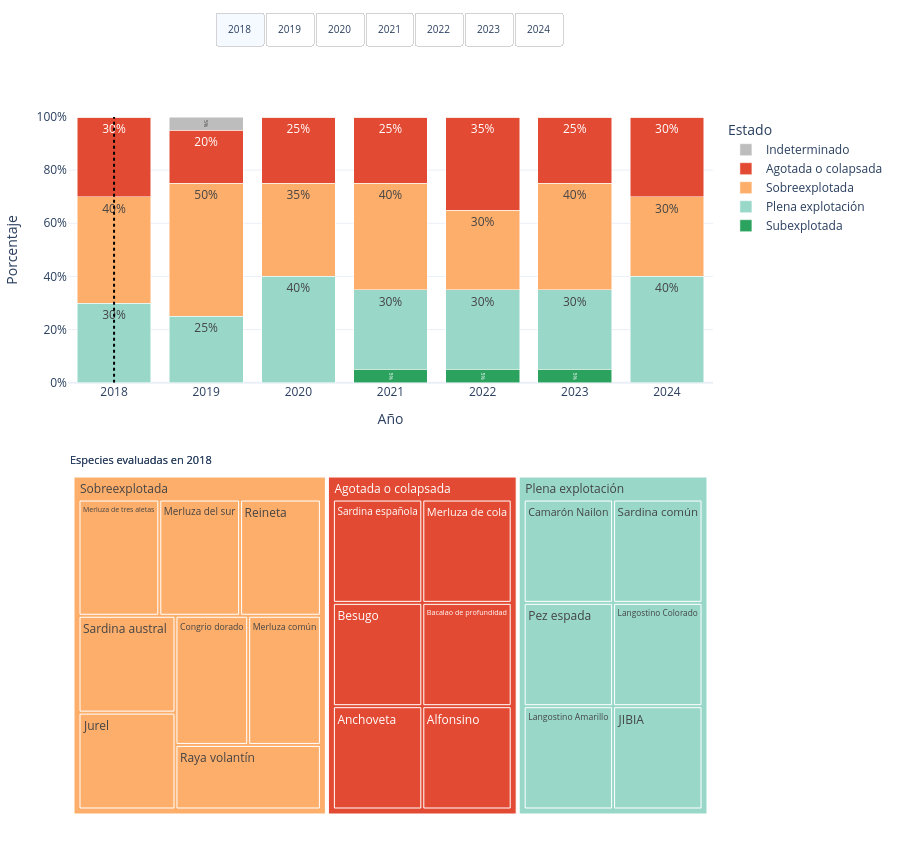

Notebook cell for this chart:
### Markdown cell above
## Brechas
Una de las principales limitaciones identificadas para el cálculo y seguimiento de este indicador es la ausencia de una fuente de datos dinámica y estructurada que permita realizar consultas automatizadas sobre el estado de las pesquerías a nivel nacional. Si bien la Subsecretaría de Pesca y Acuicultura (SUBPESCA) y el Instituto de Fomento Pesquero (IFOP) generan evaluaciones periódicas del estado de las pesquerías, la información consolidada se publica principalmente a través de informes técnicos o reportes institucionales, lo que dificulta su integración directa en flujos de procesamiento automatizados para el monitoreo de indicadores. El desarrollo de infraestructuras de datos abiertos y servicios de consulta interoperables (por ejemplo, APIs o repositorios de datos estructurados) permitiría mejorar significativamente la trazabilidad, actualización y reproducibilidad del indicador. Avanzar en esta dirección facilitaría la integración de los resultados de evaluación de pesquerías en sistemas nacionales de monitoreo de biodiversidad y en futuros ciclos de reporte del Convenio sobre la Diversidad Biológica.
Actualmente, la sistematización utilizada para este reporte se basa en datos compilados en el Reporte del Estado del Medio Ambiente 2025 (SINIA), que actúa como una fuente consolidada de información. Sin embargo, este mecanismo no permite consultas programáticas ni actualizaciones automáticas del indicador a partir de los registros primarios de evaluación de pesquerías.

### Code cell
import pandas as pd
import plotly.graph_objects as go
import plotly.express as px
from plotly.subplots import make_subplots

# =========================================================
# 1) Datos para barras apiladas
# =========================================================
df_bar = tabla_prop_fmt.copy()

if "Estatus_std" in df_bar.columns:
    df_bar = df_bar.drop(columns="Estatus_std")

df_long = df_bar.melt(
    id_vars="Año",
    var_name="Estado",
    value_name="Porcentaje"
)
df_long["Año"] = pd.to_numeric(df_long["Año"], errors="coerce")
orden_estatus = [
    "Subexplotada",
    "Plena explotación",
    "Sobreexplotada",
    "Agotada o colapsada",
    "Indeterminado"
]

colores = {
    "Subexplotada": "#2ca25f",
    "Plena explotación": "#99d8c9",
    "Sobreexplotada": "#fdae6b",
    "Agotada o colapsada": "#e34a33",
    "Indeterminado": "#bdbdbd"
}

df_long["Estado"] = pd.Categorical(
    df_long["Estado"],
    categories=orden_estatus,
    ordered=True
)

df_long = df_long.sort_values(["Año", "Estado"])

# =========================================================
# 2) Datos para treemap
# =========================================================
df_tree = df_csv_all.copy()
df_tree.columns = df_tree.columns.str.strip()

rename_map = {}
if "species" in df_tree.columns:
    rename_map["species"] = "Especie"
if "estatus" in df_tree.columns:
    rename_map["estatus"] = "Estatus"

df_tree = df_tree.rename(columns=rename_map)

df_tree["Especie"] = df_tree["Especie"].astype(str).str.strip()

df_tree["Estatus_std"] = (
    df_tree["Estatus"]
    .astype(str)
    .str.strip()
    .replace({
        "Sobrexplotada": "Sobreexplotada",
        "Sobre explotada": "Sobreexplotada"
    })
)

df_tree["source_file"] = pd.to_numeric(df_tree["source_file"], errors="coerce")
df_tree = df_tree.dropna(subset=["source_file", "Especie", "Estatus_std"]).copy()
df_tree["source_file"] = df_tree["source_file"].astype(int)

df_tree = df_tree.drop_duplicates(subset=["source_file", "Especie", "Estatus_std"])
df_tree["n"] = 1

# Mantener orden para ordenar datos, pero no usar dtype categórico dentro de px.treemap
df_tree["orden_estado"] = pd.Categorical(
    df_tree["Estatus_std"],
    categories=orden_estatus,
    ordered=True
)

df_tree = df_tree.sort_values(["source_file", "orden_estado", "Especie"])
anios = sorted(df_tree["source_file"].unique())
anios_str = [str(a) for a in anios]

# =========================================================
# 3) Figura combinada
# =========================================================
fig = make_subplots(
    rows=2,
    cols=1,
    specs=[[{"type": "xy"}], [{"type": "domain"}]],
    row_heights=[0.42, 0.58],
    vertical_spacing=0.10,
    subplot_titles=(
        "Estado de explotación de pesquerías por año",
        f"Especies por categoría de explotación ({anios[0]})"
    )
)

# -------------------------
# Panel superior: barras
# -------------------------
for estado in orden_estatus:
    sub = df_long[df_long["Estado"] == estado]
    fig.add_trace(
        go.Bar(
            x=sub["Año"],
            y=sub["Porcentaje"],
            name=estado,
            marker_color=colores[estado],
            text=sub["Porcentaje"],
            texttemplate="%{text:.0f}%",
            textposition="inside",
            hovertemplate=(
                "<b>Año:</b> %{x}<br>"
                "<b>Estado:</b> " + str(estado) + "<br>"
                "<b>Porcentaje:</b> %{y:.1f}%<extra></extra>"
            )
        ),
        row=1, col=1
    )

# -------------------------
# Panel inferior: un treemap por año
# -------------------------
n_bar_traces = len(orden_estatus)

for i, anio in enumerate(anios):
    sub = df_tree[df_tree["source_file"] == anio].copy()

    # limpieza robusta para treemap
    sub["Estatus_std"] = sub["Estatus_std"].astype(str).str.strip()
    sub["Especie"] = sub["Especie"].astype(str).str.strip()
    sub = sub.replace({"": pd.NA, "nan": pd.NA, "None": pd.NA})
    sub = sub.dropna(subset=["Estatus_std", "Especie", "n"])
    sub = sub.sort_values(["orden_estado", "Especie"])

    fig_tmp = px.treemap(
        sub,
        path=["Estatus_std", "Especie"],
        values="n",
        color="Estatus_std",
        color_discrete_map=colores
    )

    trace = fig_tmp.data[0]
    trace.visible = (i == 0)

    fig.add_trace(trace, row=2, col=1)

# =========================================================
# 4) Botones por año
# =========================================================
botones = []

for i, anio in enumerate(anios):
    visibles = [True] * n_bar_traces + [False] * len(anios)
    visibles[n_bar_traces + i] = True

    n_especies = df_tree[df_tree["source_file"] == anio]["Especie"].nunique()

    botones.append(
        dict(
            label=str(anio),
            method="update",
            args=[
                {"visible": visibles},
                {
                    "annotations": [
                        dict(
                            x=0,
                            y=0.5,
                            xref="paper",
                            yref="paper",
                            text=f"Especies evaluadas en {anio}",
                            showarrow=False,
                            xanchor="left",
                            font=dict(size=11)
                        )
                    ],
                    "shapes": [
    dict(
        type="line",
        x0=anio,
        x1=anio,
        y0=0,
        y1=100,
        xref="x1",
        yref="y1",
        line=dict(color="black", width=2, dash="dot")
    )
]
                }
            ]
        )
    )

# =========================================================
# 5) Ajustes finales
# =========================================================
anio0 = anios[0]
n_especies0 = df_tree[df_tree["source_file"] == anio0]["Especie"].nunique()

fig.update_traces(
    selector=dict(type="treemap"),
    textinfo="label",
    hovertemplate=(
        "<b>Estatus:</b> %{parent}<br>"
        "<b>Especie:</b> %{label}<br>"
        "<extra></extra>"
    ),
    root_color="white"
)

fig.update_layout(
    template="plotly_white",
    autosize=True,
    height=850,
    barmode="stack",
    hovermode="x unified",
    margin=dict(l=30, r=20, t=110, b=30),
    legend_title="Estado",
    xaxis=dict(
        title="Año",
        type="linear",
        tickmode="array",
        tickvals=anios,
        ticktext=[str(a) for a in anios],
        range=[min(anios) - 0.5, max(anios) + 0.5],
        showticklabels=True
    ),
    yaxis=dict(title="Porcentaje", range=[0, 100], ticksuffix="%"),
    updatemenus=[
        dict(
            type="buttons",
            direction="right",
            x=0.5,
            y=1.15,
            xanchor="center",
            yanchor="top",
            showactive=True,
            font=dict(size=10),
            bgcolor="white",
            bordercolor="lightgray",
            borderwidth=1,
            pad={"r": 4, "t": 0},
            buttons=botones
        )
    ],
    annotations=[
        dict(
            x=0,
            y=0.5,
            xref="paper",
            yref="paper",
            text=f"Especies evaluadas en {anio0}",
            showarrow=False,
            xanchor="left",
            font=dict(size=11)
        )
    ],
    shapes=[
        dict(
            type="line",
            x0=anio0,
            x1=anio0,
            y0=0,
            y1=100,
            xref="x1",
            yref="y1",
            line=dict(color="black", width=2, dash="dot")
        )
    ]
)

fig.show(config={"responsive": True})

### Figure 1 — Plotly figure (JSON) as saved in the notebook; plotly's stock layout.template omitted (floating-point values rounded to 4 significant figures)
{"data": [{"hovertemplate": "<b>Año:</b> %{x}<br><b>Estado:</b> Subexplotada<br><b>Porcentaje:</b> %{y:.1f}%<extra></extra>", "marker": {"color": "#2ca25f"}, "name": "Subexplotada", "text": [0.0, 0.0, 0.0, 5.0, 5.0, 5.0, 0.0], "textposition": "inside", "texttemplate": "%{text:.0f}%", "type": "bar", "x": [2018, 2019, 2020, 2021, 2022, 2023, 2024], "xaxis": "x", "y": [0.0, 0.0, 0.0, 5.0, 5.0, 5.0, 0.0], "yaxis": "y"}, {"hovertemplate": "<b>Año:</b> %{x}<br><b>Estado:</b> Plena explotación<br><b>Porcentaje:</b> %{y:.1f}%<extra></extra>", "marker": {"color": "#99d8c9"}, "name": "Plena explotación", "text": [30.0, 25.0, 40.0, 30.0, 30.0, 30.0, 40.0], "textposition": "inside", "texttemplate": "%{text:.0f}%", "type": "bar", "x": [2018, 2019, 2020, 2021, 2022, 2023, 2024], "xaxis": "x", "y": [30.0, 25.0, 40.0, 30.0, 30.0, 30.0, 40.0], "yaxis": "y"}, {"hovertemplate": "<b>Año:</b> %{x}<br><b>Estado:</b> Sobreexplotada<br><b>Porcentaje:</b> %{y:.1f}%<extra></extra>", "marker": {"color": "#fdae6b"}, "name": "Sobreexplotada", "text": [40.0, 50.0, 35.0, 40.0, 30.0, 40.0, 30.0], "textposition": "inside", "texttemplate": "%{text:.0f}%", "type": "bar", "x": [2018, 2019, 2020, 2021, 2022, 2023, 2024], "xaxis": "x", "y": [40.0, 50.0, 35.0, 40.0, 30.0, 40.0, 30.0], "yaxis": "y"}, {"hovertemplate": "<b>Año:</b> %{x}<br><b>Estado:</b> Agotada o colapsada<br><b>Porcentaje:</b> %{y:.1f}%<extra></extra>", "marker": {"color": "#e34a33"}, "name": "Agotada o colapsada", "text": [30.0, 20.0, 25.0, 25.0, 35.0, 25.0, 30.0], "textposition": "inside", "texttemplate": "%{text:.0f}%", "type": "bar", "x": [2018, 2019, 2020, 2021, 2022, 2023, 2024], "xaxis": "x", "y": [30.0, 20.0, 25.0, 25.0, 35.0, 25.0, 30.0], "yaxis": "y"}, {"hovertemplate": "<b>Año:</b> %{x}<br><b>Estado:</b> Indeterminado<br><b>Porcentaje:</b> %{y:.1f}%<extra></extra>", "marker": {"color": "#bdbdbd"}, "name": "Indeterminado", "text": [0.0, 5.0, 0.0, 0.0, 0.0, 0.0, 0.0], "textposition": "inside", "texttemplate": "%{text:.0f}%", "type": "bar", "x": [2018, 2019, 2020, 2021, 2022, 2023, 2024], "xaxis": "x", "y": [0.0, 5.0, 0.0, 0.0, 0.0, 0.0, 0.0], "yaxis": "y"}, {"branchvalues": "total", "customdata": [["Agotada o colapsada"], ["Agotada o colapsada"], ["Agotada o colapsada"], ["Agotada o colapsada"], ["Agotada o colapsada"], ["Agotada o colapsada"], ["Agotada o colapsada"], ["Plena explotación"], ["Plena explotación"], ["Plena explotación"], ["Plena explotación"], ["Plena explotación"], ["Plena explotación"], ["Plena explotación"], ["Sobreexplotada"], ["Sobreexplotada"], ["Sobreexplotada"], ["Sobreexplotada"], ["Sobreexplotada"], ["Sobreexplotada"], ["Sobreexplotada"], ["Sobreexplotada"], ["Sobreexplotada"]], "domain": {"x": [0, 1], "y": [0, 0.522]}, "hovertemplate": "<b>Estatus:</b> %{parent}<br><b>Especie:</b> %{label}<br><extra></extra>", "ids": ["Agotada o colapsada", "Agotada o colapsada/Sardina española", "Agotada o colapsada/Merluza de cola", "Agotada o colapsada/Besugo", "Agotada o colapsada/Bacalao de profundidad", "Agotada o colapsada/Anchoveta", "Agotada o colapsada/Alfonsino", "Plena explotación", "Plena explotación/Camarón Nailon", "Plena explotación/Sardina común", "Plena explotación/Pez espada", "Plena explotación/Langostino Colorado", "Plena explotación/Langostino Amarillo", "Plena explotación/JIBIA", "Sobreexplotada/Merluza de tres aletas", "Sobreexplotada/Merluza del sur", "Sobreexplotada", "Sobreexplotada/Reineta", "Sobreexplotada/Sardina austral", "Sobreexplotada/Jurel", "Sobreexplotada/Congrio dorado", "Sobreexplotada/Merluza común", "Sobreexplotada/Raya volantín"], "labels": ["Agotada o colapsada", "Sardina española", "Merluza de cola", "Besugo", "Bacalao de profundidad", "Anchoveta", "Alfonsino", "Plena explotación", "Camarón Nailon", "Sardina común", "Pez espada", "Langostino Colorado", "Langostino Amarillo", "JIBIA", "Merluza de tres aletas", "Merluza del sur", "Sobreexplotada", "Reineta", "Sardina austral", "Jurel", "Congrio dorado", "Merluza común", "Raya volantín"], "marker": {"colors": ["#e34a33", "#e34a33", "#e34a33", "#e34a33", "#e34a33", "#e34a33", "#e34a33", "#99d8c9", "#99d8c9", "#99d8c9", "#99d8c9", "#99d8c9", "#99d8c9", "#99d8c9", "#fdae6b", "#fdae6b", "#fdae6b", "#fdae6b", "#fdae6b", "#fdae6b", "#fdae6b", "#fdae6b", "#fdae6b"]}, "name": "", "parents": ["", "Agotada o colapsada", "Agotada o colapsada", "Agotada o colapsada", "Agotada o colapsada", "Agotada o colapsada", "Agotada o colapsada", "", "Plena explotación", "Plena explotación", "Plena explotación", "Plena explotación", "Plena explotación", "Plena explotación", "Sobreexplotada", "Sobreexplotada", "", "Sobreexplotada", "Sobreexplotada", "Sobreexplotada", "Sobreexplotada", "Sobreexplotada", "Sobreexplotada"], "root": {"color": "white"}, "textinfo": "label", "type": "treemap", "values": [6.0, 1.0, 1.0, 1.0, 1.0, 1.0, 1.0, 6.0, 1.0, 1.0, 1.0, 1.0, 1.0, 1.0, 1.0, 1.0, 8.0, 1.0, 1.0, 1.0, 1.0, 1.0, 1.0], "visible": true}, {"branchvalues": "total", "customdata": [["Agotada o colapsada"], ["Agotada o colapsada"], ["Agotada o colapsada"], ["Agotada o colapsada"], ["Agotada o colapsada"], ["Indeterminado"], ["Indeterminado"], ["Plena explotación"], ["Plena explotación"], ["Plena explotación"], ["Plena explotación"], ["Plena explotación"], ["Plena explotación"], ["Sobreexplotada"], ["Sobreexplotada"], ["Sobreexplotada"], ["Sobreexplotada"], ["Sobreexplotada"], ["Sobreexplotada"], ["Sobreexplotada"], ["Sobreexplotada"], ["Sobreexplotada"], ["Sobreexplotada"], ["Sobreexplotada"]], "domain": {"x": [0, 1], "y": [0, 0.522]}, "hovertemplate": "<b>Estatus:</b> %{parent}<br><b>Especie:</b> %{label}<br><extra></extra>", "ids": ["Agotada o colapsada/Sardina española", "Agotada o colapsada/Merluza de cola", "Agotada o colapsada/Besugo", "Agotada o colapsada/Alfonsino", "Agotada o colapsada", "Indeterminado", "Indeterminado/JIBIA", "Plena explotación", "Plena explotación/Camarón Nailon", "Plena explotación/Sardina común", "Plena explotación/Pez espada", "Plena explotación/Langostino Amarillo", "Plena explotación/Jurel", "Sobreexplotada/Merluza común", "Sobreexplotada/Merluza de tres aletas", "Sobreexplotada/Congrio dorado", "Sobreexplotada/Raya volantín", "Sobreexplotada/Reineta", "Sobreexplotada/Sardina austral", "Sobreexplotada/Bacalao de profundidad", "Sobreexplotada/Anchoveta", "Sobreexplotada", "Sobreexplotada/Langostino Colorado", "Sobreexplotada/Merluza del sur"], "labels": ["Sardina española", "Merluza de cola", "Besugo", "Alfonsino", "Agotada o colapsada", "Indeterminado", "JIBIA", "Plena explotación", "Camarón Nailon", "Sardina común", "Pez espada", "Langostino Amarillo", "Jurel", "Merluza común", "Merluza de tres aletas", "Congrio dorado", "Raya volantín", "Reineta", "Sardina austral", "Bacalao de profundidad", "Anchoveta", "Sobreexplotada", "Langostino Colorado", "Merluza del sur"], "marker": {"colors": ["#e34a33", "#e34a33", "#e34a33", "#e34a33", "#e34a33", "#bdbdbd", "#bdbdbd", "#99d8c9", "#99d8c9", "#99d8c9", "#99d8c9", "#99d8c9", "#99d8c9", "#fdae6b", "#fdae6b", "#fdae6b", "#fdae6b", "#fdae6b", "#fdae6b", "#fdae6b", "#fdae6b", "#fdae6b", "#fdae6b", "#fdae6b"]}, "name": "", "parents": ["Agotada o colapsada", "Agotada o colapsada", "Agotada o colapsada", "Agotada o colapsada", "", "", "Indeterminado", "", "Plena explotación", "Plena explotación", "Plena explotación", "Plena explotación", "Plena explotación", "Sobreexplotada", "Sobreexplotada", "Sobreexplotada", "Sobreexplotada", "Sobreexplotada", "Sobreexplotada", "Sobreexplotada", "Sobreexplotada", "", "Sobreexplotada", "Sobreexplotada"], "root": {"color": "white"}, "textinfo": "label", "type": "treemap", "values": [1.0, 1.0, 1.0, 1.0, 4.0, 1.0, 1.0, 5.0, 1.0, 1.0, 1.0, 1.0, 1.0, 1.0, 1.0, 1.0, 1.0, 1.0, 1.0, 1.0, 1.0, 10.0, 1.0, 1.0], "visible": false}, {"branchvalues": "total", "customdata": [["Agotada o colapsada"], ["Agotada o colapsada"], ["Agotada o colapsada"], ["Agotada o colapsada"], ["Agotada o colapsada"], ["Agotada o colapsada"], ["Plena explotación"], ["Plena explotación"], ["Plena explotación"], ["Plena explotación"], ["Plena explotación"], ["Plena explotación"], ["Plena explotación"], ["Plena explotación"], ["Plena explotación"], ["Sobreexplotada"], ["Sobreexplotada"], ["Sobreexplotada"], ["Sobreexplotada"], ["Sobreexplotada"], ["Sobreexplotada"], ["Sobreexplotada"], ["Sobreexplotada"]], "domain": {"x": [0, 1], "y": [0, 0.522]}, "hovertemplate": "<b>Estatus:</b> %{parent}<br><b>Especie:</b> %{label}<br><extra></extra>", "ids": ["Agotada o colapsada", "Agotada o colapsada/Sardina española", "Agotada o colapsada/Merluza de tres aletas", "Agotada o colapsada/Merluza de cola", "Agotada o colapsada/Besugo", "Agotada o colapsada/Alfonsino", "Plena explotación", "Plena explotación/Anchoveta", "Plena explotación/Sardina austral", "Plena explotación/Pez espada", "Plena explotación/Langostino Colorado", "Plena explotación/Langostino Amarillo", "Plena explotación/Jurel", "Plena explotación/Camarón Nailon", "Plena explotación/Sardina común", "Sobreexplotada/Bacalao de profundidad", "Sobreexplotada/Congrio dorado", "Sobreexplotada/JIBIA", "Sobreexplotada", "Sobreexplotada/Merluza del sur", "Sobreexplotada/Raya volantín", "Sobreexplotada/Reineta", "Sobreexplotada/Merluza común"], "labels": ["Agotada o colapsada", "Sardina española", "Merluza de tres aletas", "Merluza de cola", "Besugo", "Alfonsino", "Plena explotación", "Anchoveta", "Sardina austral", "Pez espada", "Langostino Colorado", "Langostino Amarillo", "Jurel", "Camarón Nailon", "Sardina común", "Bacalao de profundidad", "Congrio dorado", "JIBIA", "Sobreexplotada", "Merluza del sur", "Raya volantín", "Reineta", "Merluza común"], "marker": {"colors": ["#e34a33", "#e34a33", "#e34a33", "#e34a33", "#e34a33", "#e34a33", "#99d8c9", "#99d8c9", "#99d8c9", "#99d8c9", "#99d8c9", "#99d8c9", "#99d8c9", "#99d8c9", "#99d8c9", "#fdae6b", "#fdae6b", "#fdae6b", "#fdae6b", "#fdae6b", "#fdae6b", "#fdae6b", "#fdae6b"]}, "name": "", "parents": ["", "Agotada o colapsada", "Agotada o colapsada", "Agotada o colapsada", "Agotada o colapsada", "Agotada o colapsada", "", "Plena explotación", "Plena explotación", "Plena explotación", "Plena explotación", "Plena explotación", "Plena explotación", "Plena explotación", "Plena explotación", "Sobreexplotada", "Sobreexplotada", "Sobreexplotada", "", "Sobreexplotada", "Sobreexplotada", "Sobreexplotada", "Sobreexplotada"], "root": {"color": "white"}, "textinfo": "label", "type": "treemap", "values": [5.0, 1.0, 1.0, 1.0, 1.0, 1.0, 8.0, 1.0, 1.0, 1.0, 1.0, 1.0, 1.0, 1.0, 1.0, 1.0, 1.0, 1.0, 7.0, 1.0, 1.0, 1.0, 1.0], "visible": false}, {"branchvalues": "total", "customdata": [["Agotada o colapsada"], ["Agotada o colapsada"], ["Agotada o colapsada"], ["Agotada o colapsada"], ["Agotada o colapsada"], ["Agotada o colapsada"], ["Plena explotación"], ["Plena explotación"], ["Plena explotación"], ["Plena explotación"], ["Plena explotación"], ["Plena explotación"], ["Plena explotación"], ["Sobreexplotada"], ["Sobreexplotada"], ["Sobreexplotada"], ["Sobreexplotada"], ["Sobreexplotada"], ["Sobreexplotada"], ["Sobreexplotada"], ["Sobreexplotada"], ["Sobreexplotada"], ["Subexplotada"], ["Subexplotada"]], "domain": {"x": [0, 1], "y": [0, 0.522]}, "hovertemplate": "<b>Estatus:</b> %{parent}<br><b>Especie:</b> %{label}<br><extra></extra>", "ids": ["Agotada o colapsada", "Agotada o colapsada/Sardina española", "Agotada o colapsada/Merluza de tres aletas", "Agotada o colapsada/Merluza de cola", "Agotada o colapsada/Besugo", "Agotada o colapsada/Alfonsino", "Plena explotación/Anchoveta", "Plena explotación/Jurel", "Plena explotación/Langostino Amarillo", "Plena explotación/Langostino Colorado", "Plena explotación/Pez espada", "Plena explotación/Sardina austral", "Plena explotación", "Sobreexplotada/Sardina común", "Sobreexplotada/Merluza del sur", "Sobreexplotada/Raya volantín", "Sobreexplotada", "Sobreexplotada/Merluza común", "Sobreexplotada/JIBIA", "Sobreexplotada/Congrio dorado", "Sobreexplotada/Bacalao de profundidad", "Sobreexplotada/Reineta", "Subexplotada", "Subexplotada/Camarón Nailon"], "labels": ["Agotada o colapsada", "Sardina española", "Merluza de tres aletas", "Merluza de cola", "Besugo", "Alfonsino", "Anchoveta", "Jurel", "Langostino Amarillo", "Langostino Colorado", "Pez espada", "Sardina austral", "Plena explotación", "Sardina común", "Merluza del sur", "Raya volantín", "Sobreexplotada", "Merluza común", "JIBIA", "Congrio dorado", "Bacalao de profundidad", "Reineta", "Subexplotada", "Camarón Nailon"], "marker": {"colors": ["#e34a33", "#e34a33", "#e34a33", "#e34a33", "#e34a33", "#e34a33", "#99d8c9", "#99d8c9", "#99d8c9", "#99d8c9", "#99d8c9", "#99d8c9", "#99d8c9", "#fdae6b", "#fdae6b", "#fdae6b", "#fdae6b", "#fdae6b", "#fdae6b", "#fdae6b", "#fdae6b", "#fdae6b", "#2ca25f", "#2ca25f"]}, "name": "", "parents": ["", "Agotada o colapsada", "Agotada o colapsada", "Agotada o colapsada", "Agotada o colapsada", "Agotada o colapsada", "Plena explotación", "Plena explotación", "Plena explotación", "Plena explotación", "Plena explotación", "Plena explotación", "", "Sobreexplotada", "Sobreexplotada", "Sobreexplotada", "", "Sobreexplotada", "Sobreexplotada", "Sobreexplotada", "Sobreexplotada", "Sobreexplotada", "", "Subexplotada"], "root": {"color": "white"}, "textinfo": "label", "type": "treemap", "values": [5.0, 1.0, 1.0, 1.0, 1.0, 1.0, 1.0, 1.0, 1.0, 1.0, 1.0, 1.0, 6.0, 1.0, 1.0, 1.0, 8.0, 1.0, 1.0, 1.0, 1.0, 1.0, 1.0, 1.0], "visible": false}, {"branchvalues": "total", "customdata": [["Agotada o colapsada"], ["Agotada o colapsada"], ["Agotada o colapsada"], ["Agotada o colapsada"], ["Agotada o colapsada"], ["Agotada o colapsada"], ["Agotada o colapsada"], ["Agotada o colapsada"], ["Plena explotación"], ["Plena explotación"], ["Plena explotación"], ["Plena explotación"], ["Plena explotación"], ["Plena explotación"], ["Plena explotación"], ["Sobreexplotada"], ["Sobreexplotada"], ["Sobreexplotada"], ["Sobreexplotada"], ["Sobreexplotada"], ["Sobreexplotada"], ["Sobreexplotada"], ["Subexplotada"], ["Subexplotada"]], "domain": {"x": [0, 1], "y": [0, 0.522]}, "hovertemplate": "<b>Estatus:</b> %{parent}<br><b>Especie:</b> %{label}<br><extra></extra>", "ids": ["Agotada o colapsada", "Agotada o colapsada/Sardina española", "Agotada o colapsada/Sardina austral", "Agotada o colapsada/Raya volantín", "Agotada o colapsada/Merluza de tres aletas", "Agotada o colapsada/Merluza de cola", "Agotada o colapsada/Alfonsino", "Agotada o colapsada/Besugo", "Plena explotación/Anchoveta", "Plena explotación/Jurel", "Plena explotación/Langostino Amarillo", "Plena explotación/Langostino Colorado", "Plena explotación/Pez espada", "Plena explotación/Sardina común", "Plena explotación", "Sobreexplotada/Merluza del sur", "Sobreexplotada", "Sobreexplotada/Merluza común", "Sobreexplotada/JIBIA", "Sobreexplotada/Congrio dorado", "Sobreexplotada/Bacalao de profundidad", "Sobreexplotada/Reineta", "Subexplotada", "Subexplotada/Camarón Nailon"], "labels": ["Agotada o colapsada", "Sardina española", "Sardina austral", "Raya volantín", "Merluza de tres aletas", "Merluza de cola", "Alfonsino", "Besugo", "Anchoveta", "Jurel", "Langostino Amarillo", "Langostino Colorado", "Pez espada", "Sardina común", "Plena explotación", "Merluza del sur", "Sobreexplotada", "Merluza común", "JIBIA", "Congrio dorado", "Bacalao de profundidad", "Reineta", "Subexplotada", "Camarón Nailon"], "marker": {"colors": ["#e34a33", "#e34a33", "#e34a33", "#e34a33", "#e34a33", "#e34a33", "#e34a33", "#e34a33", "#99d8c9", "#99d8c9", "#99d8c9", "#99d8c9", "#99d8c9", "#99d8c9", "#99d8c9", "#fdae6b", "#fdae6b", "#fdae6b", "#fdae6b", "#fdae6b", "#fdae6b", "#fdae6b", "#2ca25f", "#2ca25f"]}, "name": "", "parents": ["", "Agotada o colapsada", "Agotada o colapsada", "Agotada o colapsada", "Agotada o colapsada", "Agotada o colapsada", "Agotada o colapsada", "Agotada o colapsada", "Plena explotación", "Plena explotación", "Plena explotación", "Plena explotación", "Plena explotación", "Plena explotación", "", "Sobreexplotada", "", "Sobreexplotada", "Sobreexplotada", "Sobreexplotada", "Sobreexplotada", "Sobreexplotada", "", "Subexplotada"], "root": {"color": "white"}, "textinfo": "label", "type": "treemap", "values": [7.0, 1.0, 1.0, 1.0, 1.0, 1.0, 1.0, 1.0, 1.0, 1.0, 1.0, 1.0, 1.0, 1.0, 6.0, 1.0, 6.0, 1.0, 1.0, 1.0, 1.0, 1.0, 1.0, 1.0], "visible": false}, {"branchvalues": "total", "customdata": [["Agotada o colapsada"], ["Agotada o colapsada"], ["Agotada o colapsada"], ["Agotada o colapsada"], ["Agotada o colapsada"], ["Agotada o colapsada"], ["Plena explotación"], ["Plena explotación"], ["Plena explotación"], ["Plena explotación"], ["Plena explotación"], ["Plena explotación"], ["Plena explotación"], ["Sobreexplotada"], ["Sobreexplotada"], ["Sobreexplotada"], ["Sobreexplotada"], ["Sobreexplotada"], ["Sobreexplotada"], ["Sobreexplotada"], ["Sobreexplotada"], ["Sobreexplotada"], ["Subexplotación"], ["Subexplotación"]], "domain": {"x": [0, 1], "y": [0, 0.522]}, "hovertemplate": "<b>Estatus:</b> %{parent}<br><b>Especie:</b> %{label}<br><extra></extra>", "ids": ["Agotada o colapsada/Sardina española", "Agotada o colapsada/Merluza de tres aletas", "Agotada o colapsada/Merluza de cola", "Agotada o colapsada", "Agotada o colapsada/Besugo", "Agotada o colapsada/Alfonsino", "Plena explotación/Camarón Nailon", "Plena explotación/Jurel", "Plena explotación/Langostino Amarillo", "Plena explotación/Langostino Colorado", "Plena explotación/Pez espada", "Plena explotación/Sardina común", "Plena explotación", "Sobreexplotada", "Sobreexplotada/Raya volantín", "Sobreexplotada/Reineta", "Sobreexplotada/Merluza del sur", "Sobreexplotada/Merluza común", "Sobreexplotada/JIBIA", "Sobreexplotada/Congrio dorado", "Sobreexplotada/Bacalao de profundidad", "Sobreexplotada/Sardina austral", "Subexplotación/Anchoveta", "Subexplotación"], "labels": ["Sardina española", "Merluza de tres aletas", "Merluza de cola", "Agotada o colapsada", "Besugo", "Alfonsino", "Camarón Nailon", "Jurel", "Langostino Amarillo", "Langostino Colorado", "Pez espada", "Sardina común", "Plena explotación", "Sobreexplotada", "Raya volantín", "Reineta", "Merluza del sur", "Merluza común", "JIBIA", "Congrio dorado", "Bacalao de profundidad", "Sardina austral", "Anchoveta", "Subexplotación"], "marker": {"colors": ["#e34a33", "#e34a33", "#e34a33", "#e34a33", "#e34a33", "#e34a33", "#99d8c9", "#99d8c9", "#99d8c9", "#99d8c9", "#99d8c9", "#99d8c9", "#99d8c9", "#fdae6b", "#fdae6b", "#fdae6b", "#fdae6b", "#fdae6b", "#fdae6b", "#fdae6b", "#fdae6b", "#fdae6b", "#19d3f3", "#19d3f3"]}, "name": "", "parents": ["Agotada o colapsada", "Agotada o colapsada", "Agotada o colapsada", "", "Agotada o colapsada", "Agotada o colapsada", "Plena explotación", "Plena explotación", "Plena explotación", "Plena explotación", "Plena explotación", "Plena explotación", "", "", "Sobreexplotada", "Sobreexplotada", "Sobreexplotada", "Sobreexplotada", "Sobreexplotada", "Sobreexplotada", "Sobreexplotada", "Sobreexplotada", "Subexplotación", ""], "root": {"color": "white"}, "textinfo": "label", "type": "treemap", "values": [1.0, 1.0, 1.0, 5.0, 1.0, 1.0, 1.0, 1.0, 1.0, 1.0, 1.0, 1.0, 6.0, 8.0, 1.0, 1.0, 1.0, 1.0, 1.0, 1.0, 1.0, 1.0, 1.0, 1.0], "visible": false}, {"branchvalues": "total", "customdata": [["Agotada o colapsada"], ["Agotada o colapsada"], ["Agotada o colapsada"], ["Agotada o colapsada"], ["Agotada o colapsada"], ["Agotada o colapsada"], ["Agotada o colapsada"], ["Plena explotación"], ["Plena explotación"], ["Plena explotación"], ["Plena explotación"], ["Plena explotación"], ["Plena explotación"], ["Plena explotación"], ["Plena explotación"], ["Plena explotación"], ["Sobreexplotada"], ["Sobreexplotada"], ["Sobreexplotada"], ["Sobreexplotada"], ["Sobreexplotada"], ["Sobreexplotada"], ["Sobreexplotada"]], "domain": {"x": [0, 1], "y": [0, 0.522]}, "hovertemplate": "<b>Estatus:</b> %{parent}<br><b>Especie:</b> %{label}<br><extra></extra>", "ids": ["Agotada o colapsada", "Agotada o colapsada/Sardina española", "Agotada o colapsada/Raya volantín", "Agotada o colapsada/Merluza de tres aletas", "Agotada o colapsada/Merluza de cola", "Agotada o colapsada/Besugo", "Agotada o colapsada/Alfonsino", "Plena explotación", "Plena explotación/Bacalao de profundidad", "Plena explotación/Sardina austral", "Plena explotación/Pez espada", "Plena explotación/Langostino Colorado", "Plena explotación/Langostino Amarillo", "Plena explotación/Jurel", "Plena explotación/JIBIA", "Plena explotación/Camarón Nailon", "Sobreexplotada/Congrio dorado", "Sobreexplotada/Merluza común", "Sobreexplotada", "Sobreexplotada/Reineta", "Sobreexplotada/Sardina común", "Sobreexplotada/Anchoveta", "Sobreexplotada/Merluza del sur"], "labels": ["Agotada o colapsada", "Sardina española", "Raya volantín", "Merluza de tres aletas", "Merluza de cola", "Besugo", "Alfonsino", "Plena explotación", "Bacalao de profundidad", "Sardina austral", "Pez espada", "Langostino Colorado", "Langostino Amarillo", "Jurel", "JIBIA", "Camarón Nailon", "Congrio dorado", "Merluza común", "Sobreexplotada", "Reineta", "Sardina común", "Anchoveta", "Merluza del sur"], "marker": {"colors": ["#e34a33", "#e34a33", "#e34a33", "#e34a33", "#e34a33", "#e34a33", "#e34a33", "#99d8c9", "#99d8c9", "#99d8c9", "#99d8c9", "#99d8c9", "#99d8c9", "#99d8c9", "#99d8c9", "#99d8c9", "#fdae6b", "#fdae6b", "#fdae6b", "#fdae6b", "#fdae6b", "#fdae6b", "#fdae6b"]}, "name": "", "parents": ["", "Agotada o colapsada", "Agotada o colapsada", "Agotada o colapsada", "Agotada o colapsada", "Agotada o colapsada", "Agotada o colapsada", "", "Plena explotación", "Plena explotación", "Plena explotación", "Plena explotación", "Plena explotación", "Plena explotación", "Plena explotación", "Plena explotación", "Sobreexplotada", "Sobreexplotada", "", "Sobreexplotada", "Sobreexplotada", "Sobreexplotada", "Sobreexplotada"], "root": {"color": "white"}, "textinfo": "label", "type": "treemap", "values": [6.0, 1.0, 1.0, 1.0, 1.0, 1.0, 1.0, 8.0, 1.0, 1.0, 1.0, 1.0, 1.0, 1.0, 1.0, 1.0, 1.0, 1.0, 6.0, 1.0, 1.0, 1.0, 1.0], "visible": false}], "layout": {"annotations": [{"font": {"size": 11}, "showarrow": false, "text": "Especies evaluadas en 2018", "x": 0, "xanchor": "left", "xref": "paper", "y": 0.5, "yanchor": "bottom", "yref": "paper"}, {"font": {"size": 11}, "showarrow": false, "text": "Especies evaluadas en 2018", "x": 0, "xanchor": "left", "xref": "paper", "y": 0.5, "yanchor": "bottom", "yref": "paper"}], "autosize": true, "barmode": "stack", "height": 850, "hovermode": "x unified", "legend": {"title": {"text": "Estado"}}, "margin": {"b": 30, "l": 30, "r": 20, "t": 110}, "shapes": [{"line": {"color": "black", "dash": "dot", "width": 2}, "type": "line", "x0": 2018, "x1": 2018, "xref": "x", "y0": 0, "y1": 100, "yref": "y"}], "updatemenus": [{"bgcolor": "white", "bordercolor": "lightgray", "borderwidth": 1, "buttons": [{"args": [{"visible": [true, true, true, true, true, true, false, false, false, false, false, false]}, {"annotations": [{"font": {"size": 11}, "showarrow": false, "text": "Especies evaluadas en 2018", "x": 0, "xanchor": "left", "xref": "paper", "y": 0.5, "yref": "paper"}], "shapes": [{"line": {"color": "black", "dash": "dot", "width": 2}, "type": "line", "x0": 2018, "x1": 2018, "xref": "x1", "y0": 0, "y1": 100, "yref": "y1"}]}], "label": "2018", "method": "update"}, {"args": [{"visible": [true, true, true, true, true, false, true, false, false, false, false, false]}, {"annotations": [{"font": {"size": 11}, "showarrow": false, "text": "Especies evaluadas en 2019", "x": 0, "xanchor": "left", "xref": "paper", "y": 0.5, "yref": "paper"}], "shapes": [{"line": {"color": "black", "dash": "dot", "width": 2}, "type": "line", "x0": 2019, "x1": 2019, "xref": "x1", "y0": 0, "y1": 100, "yref": "y1"}]}], "label": "2019", "method": "update"}, {"args": [{"visible": [true, true, true, true, true, false, false, true, false, false, false, false]}, {"annotations": [{"font": {"size": 11}, "showarrow": false, "text": "Especies evaluadas en 2020", "x": 0, "xanchor": "left", "xref": "paper", "y": 0.5, "yref": "paper"}], "shapes": [{"line": {"color": "black", "dash": "dot", "width": 2}, "type": "line", "x0": 2020, "x1": 2020, "xref": "x1", "y0": 0, "y1": 100, "yref": "y1"}]}], "label": "2020", "method": "update"}, {"args": [{"visible": [true, true, true, true, true, false, false, false, true, false, false, false]}, {"annotations": [{"font": {"size": 11}, "showarrow": false, "text": "Especies evaluadas en 2021", "x": 0, "xanchor": "left", "xref": "paper", "y": 0.5, "yref": "paper"}], "shapes": [{"line": {"color": "black", "dash": "dot", "width": 2}, "type": "line", "x0": 2021, "x1": 2021, "xref": "x1", "y0": 0, "y1": 100, "yref": "y1"}]}], "label": "2021", "method": "update"}, {"args": [{"visible": [true, true, true, true, true, false, false, false, false, true, false, false]}, {"annotations": [{"font": {"size": 11}, "showarrow": false, "text": "Especies evaluadas en 2022", "x": 0, "xanchor": "left", "xref": "paper", "y": 0.5, "yref": "paper"}], "shapes": [{"line": {"color": "black", "dash": "dot", "width": 2}, "type": "line", "x0": 2022, "x1": 2022, "xref": "x1", "y0": 0, "y1": 100, "yref": "y1"}]}], "label": "2022", "method": "update"}, {"args": [{"visible": [true, true, true, true, true, false, false, false, false, false, true, false]}, {"annotations": [{"font": {"size": 11}, "showarrow": false, "text": "Especies evaluadas en 2023", "x": 0, "xanchor": "left", "xref": "paper", "y": 0.5, "yref": "paper"}], "shapes": [{"line": {"color": "black", "dash": "dot", "width": 2}, "type": "line", "x0": 2023, "x1": 2023, "xref": "x1", "y0": 0, "y1": 100, "yref": "y1"}]}], "label": "2023", "method": "update"}, {"args": [{"visible": [true, true, true, true, true, false, false, false, false, false, false, true]}, {"annotations": [{"font": {"size": 11}, "showarrow": false, "text": "Especies evaluadas en 2024", "x": 0, "xanchor": "left", "xref": "paper", "y": 0.5, "yref": "paper"}], "shapes": [{"line": {"color": "black", "dash": "dot", "width": 2}, "type": "line", "x0": 2024, "x1": 2024, "xref": "x1", "y0": 0, "y1": 100, "yref": "y1"}]}], "label": "2024", "method": "update"}], "direction": "right", "font": {"size": 10}, "pad": {"r": 4, "t": 0}, "showactive": true, "type": "buttons", "x": 0.5, "xanchor": "center", "y": 1.15, "yanchor": "top"}], "xaxis": {"anchor": "y", "domain": [0, 1], "range": [2018.0, 2024.0], "showticklabels": true, "tickmode": "array", "ticktext": ["2018", "2019", "2020", "2021", "2022", "2023", "2024"], "tickvals": [2018, 2019, 2020, 2021, 2022, 2023, 2024], "title": {"text": "Año"}, "type": "linear"}, "yaxis": {"anchor": "x", "domain": [0.622, 1], "range": [0, 100], "ticksuffix": "%", "title": {"text": "Porcentaje"}}}}
